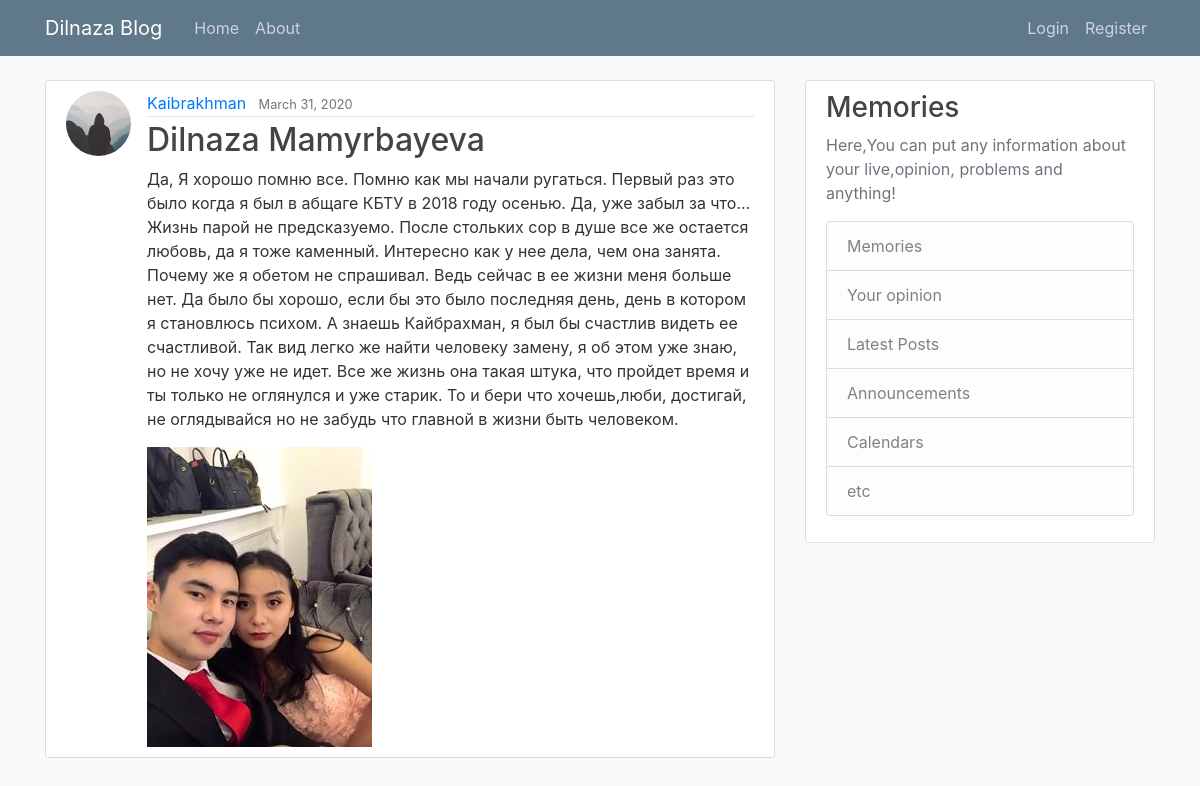
Page /post/25/ on the committed database.
### blog/models.py (models this page shows, shortened)
class Post(models.Model):
    title = models.CharField(max_length=100)
    content = models.TextField()
    date_posted = models.DateTimeField(default=timezone.now)
    author = models.ForeignKey(User, on_delete=models.CASCADE)
    image = models.ImageField(blank= True,default='default.jpg' ,upload_to='post_pics')

### users/models.py (models this page shows, shortened)
class Profile(models.Model):
    user = models.OneToOneField(User, on_delete=models.CASCADE)
    image = models.ImageField(default='default.jpg', upload_to='profile_pics')

### blog/views.py (the view)
# urls.py: path('post/<int:pk>/', PostDetailView.as_view(), name='post-detail'),
class PostDetailView(DetailView):
    model = Post

### blog/templates/blog/post_detail.html (shortened to what this page needs)
{% extends "blog/base.html" %}
{% block content %}
  <article class="media content-section">
    <img class="rounded-circle article-img" src="{{ object.author.profile.image.url }}">
    <div class="media-body">
      <div class="article-metadata">
        <a class="mr-2" href="{% url 'user-posts' object.author.username %}">{{ object.author }}</a>
        <small class="text-muted">{{ object.date_posted|date:"F d, Y" }}</small>
      </div>
      <h2 class="article-title">{{ object.title }}</h2>
      <p class="article-content">{{ object.content }}</p>
      <img src="{{ post.image.url }}" >
    </div>
  </article>
{% endblock content %}

### blog/static/blog/main.css (style rules this page uses)
body { background: #fafafa; color: #333333; margin-top: 5rem; }
h1, h2, h3, h4, h5, h6 { color: #444444; }
.content-section { background: #ffffff; padding: 10px 20px; border: 1px solid #dddddd; border-radius: 3px; margin-bottom: 20px; }
.article-title { color: #444444; }
.article-content { white-space: pre-line; }
.article-img { height: 65px; width: 65px; margin-right: 16px; }
.article-metadata { padding-bottom: 1px; margin-bottom: 4px; border-bottom: 1px solid #e3e3e3 }

### rows in the picture
Post: author.profile.image (placeholder picture), author "Kaibrakhman", date_posted "March 31, 2020", title "Dilnaza Mamyrbayeva", content "Да, Я хорошо помню все. Помню как мы начали ругаться. Первый раз это было когда я был в абщаге КБТУ в 2018 году осенью. Да, уже забыл за что... Жизнь парой не предсказуемо. После стольких сор в душе все же остается любовь, да я тоже каменный. Интересно как у нее дела, чем она занята. Почему же я обетом не спрашивал. Ведь сейчас в ее жизни меня больше нет. Да было бы хорошо, если бы это было последняя день, день в котором я становлюсь психом. А знаешь Кайбрахман, я был бы счастлив видеть ее счастливой. Так вид легко же найти человеку замену, я об этом уже знаю, но не хочу уже не идет. Все же жизнь она такая штука, что пройдет время и ты только не оглянулся и уже старик. То и бери что…", image (picture)
